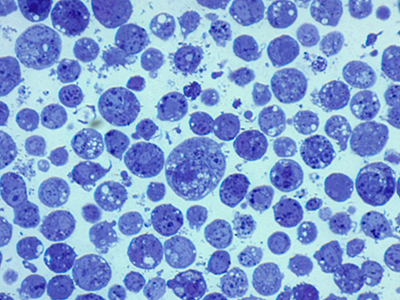
#> input picture data/mosquito_aedes.jpg, 400 x 300 px, found by its file name
$ jupyter execute work02_07_segmentacao_com_watershed.ipynb   (shell and % lines are left out)
#> lines starting #> are read from the running program, lines starting #| are printed output that depends on the picture; after the words box and inside, x2 and y2 are one past the last pixel; in counts of white or black regions, pixels touching at a corner belong together
# **Processamento de Imagens e Imagens**
Engenharia da Computação - 2021.01

**Wesley de Oliveira Mendes, 828.507**

## Tarefa 07 - Segmentação com Watershed
- Objetivo
    - Aplicar o algoritmo Watershed para segmentação de imagens.

### Download das imagens

### Imports

[cell 1]
import math
import cv2 as cv
import numpy as np
import matplotlib.pyplot as plt

### Code

#### Exercício 1

Faça uma pesquisa na internet de uma imagem de microscopia celular.

Você pode escolher a imagem da sua preferência.

Aplique o algoritmo de segmentação Watershed para realizar segmentação das células. Demonstre os resultados obtidos.

> Disponível em: <https://imagej.net/_images/8/83/NucleiDAPIconfocal.png>

[cell 2]
exe1_img1 = cv.imread('data/mosquito_aedes.jpg')
#> exe1_img1 is the input picture: shape (300, 400, 3); mean B, G, R 211.1, 159.7, 129.7
exe1_img1 = cv.cvtColor(exe1_img1, cv.COLOR_BGR2RGB)

[cell 3]
# transformar a imagem em preto/branco (binarizar)
exe1_img2 = cv.cvtColor(exe1_img1, cv.COLOR_RGB2GRAY)
th, exe1_img2 = cv.threshold(exe1_img2, 0, 255, cv.THRESH_BINARY_INV + cv.THRESH_OTSU)
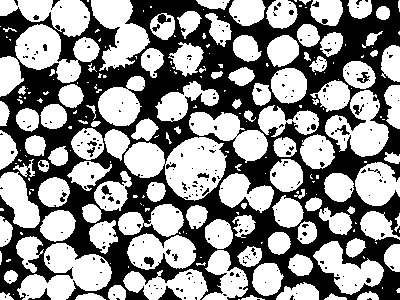
#> exe1_img2: shape (300, 400); 56% white; 277 black regions (251 under 20 px), largest, box (x1, y1, x2, y2) and area: (0, 0, 400, 300) 50690, (158, 286, 182, 300) 155, (28, 288, 51, 300) 83
#> th = 162

# Morfologia matemática
# Operacao de abertura
# Remove pequenos ruidos da imagem
kernel = np.ones((3, 3), np.uint8)  # Matriz 3x3 preenchida com o valor 1 (um)
exe1_img3 = cv.morphologyEx(exe1_img2, cv.MORPH_OPEN, kernel, iterations = 2)
#> exe1_img3: shape (300, 400); 50.6% white; 64 black regions (59 under 20 px), largest, box (x1, y1, x2, y2) and area: (0, 0, 400, 300) 58820, (356, 72, 370, 83) 111, (51, 0, 60, 10) 33, (23, 51, 38, 60) 31, (43, 44, 47, 51) 23

# Operacao de dilatacao
# Preencher pequenos espacos na imagem
exe1_img4 = cv.dilate(exe1_img3, kernel, iterations=1)
#> exe1_img4: shape (300, 400); 61.1% white; 28 black regions (19 under 20 px), largest, box (x1, y1, x2, y2) and area: (0, 0, 400, 300) 44045, (0, 225, 55, 300) 1748, (0, 198, 14, 224) 196

exe1_img5 = cv.distanceTransform(exe1_img4, cv.DIST_L2, 5)
th, exe1_img6 = cv.threshold(exe1_img5, 0.20 * exe1_img5.max(), 255, 0)
#> exe1_img6: shape (300, 400) float32; 30.6% white; 104 white regions (16 under 20 px), largest, box (x1, y1, x2, y2) and area: (168, 115, 265, 193) 2872, (23, 213, 108, 300) 2624, (94, 0, 145, 63) 1549
#> th = 4.2

# Procurar a regiao do watershed
exe1_img6 = np.uint8(exe1_img6)  # Converter a matriz de pixels de inteiros
exe1_img7 = cv.subtract(exe1_img4, exe1_img6)
#> exe1_img7: shape (300, 400); 30.5% white; 68 white regions, largest, box (x1, y1, x2, y2) and area: (104, 23, 344, 201) 5205, (0, 0, 100, 130) 2913, (0, 166, 112, 300) 2450

# Rotular os componentes conectados da imagem
ret, rotulos = cv.connectedComponents(exe1_img6)
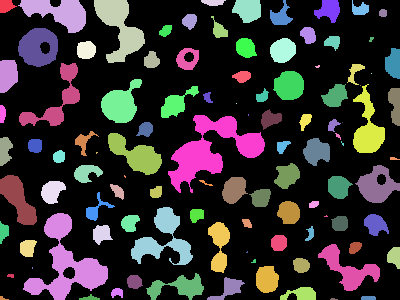
#> rotulos: shape (300, 400) int32; 105 distinct labels, from 0 to 104; one colour per label, 0 black
#> ret = 105
rotulos = rotulos + 1
#> rotulos: shape (300, 400) int32; 105 distinct labels, from 1 to 105

# Marcar a regiao do watershed como o valor zero
rotulos[exe1_img7 == 255] = 0    # Pixels = 255 sao alterados para zero
#> rotulos: shape (300, 400) int32; 106 distinct labels, from 0 to 105
exe1_img8 = cv.watershed(exe1_img1, rotulos)
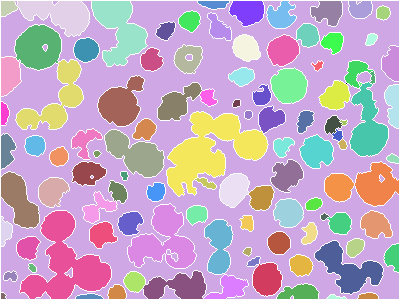
#> exe1_img8: shape (300, 400) int32; 107 distinct labels, from -1 to 105; one colour per label, 0 black, -1 white
exe1_img1[rotulos == -1] = [255, 0, 0]
#> exe1_img1: shape (300, 400, 3); mean R, G, B 140.4, 146.4, 193.8

[cell 4]
plt.figure(figsize=(15,10))
plt.subplot(241), plt.imshow(exe1_img1)
plt.subplot(242), plt.imshow(exe1_img2,cmap='binary'), plt.title('Binária')
plt.subplot(243), plt.imshow(exe1_img3,cmap='binary'), plt.title('Abertura')
plt.subplot(244), plt.imshow(exe1_img4,cmap='binary'), plt.title('Dilatação')
plt.subplot(245), plt.imshow(exe1_img5,cmap='gray'), plt.title('Dist. Transform')
plt.subplot(246), plt.imshow(exe1_img6,cmap='binary'), plt.title('Dist. Transform + Threshold')
plt.subplot(247), plt.imshow(exe1_img7,cmap='binary'), plt.title('Subtração')
plt.subplot(248), plt.imshow(exe1_img8,cmap='jet'), plt.title('Resultado')
plt.show()

#### Exercício 2

Escolha uma imagem da sua preferência e demonstre o resultado da segmentação por meio da técnica de watershed.

[cell 5]
exe2_img1 = cv.imread('data/piece_orange.jpg')
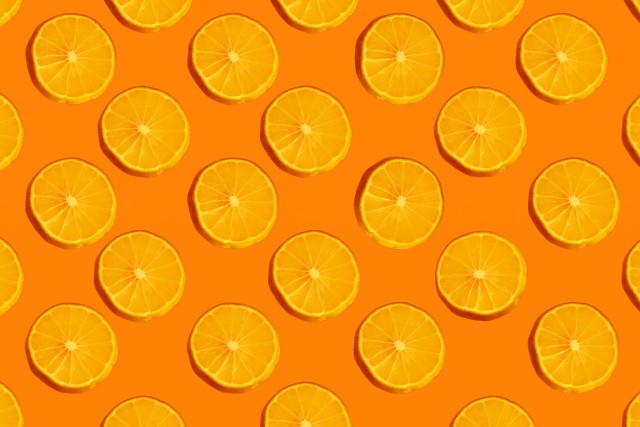
#> input picture data/piece_orange.jpg, 640 x 427 px, found by its file name
#> exe2_img1 is the input picture: shape (427, 640, 3); mean B, G, R 8, 146.3, 248.4
exe2_img1 = cv.cvtColor(exe2_img1, cv.COLOR_BGR2RGB)

[cell 6]
# transformar a imagem em preto/branco (binarizar)
exe2_img2 = cv.cvtColor(exe2_img1, cv.COLOR_RGB2GRAY)
th, exe2_img2 = cv.threshold(exe2_img2, 0, 255, cv.THRESH_BINARY_INV + cv.THRESH_OTSU)
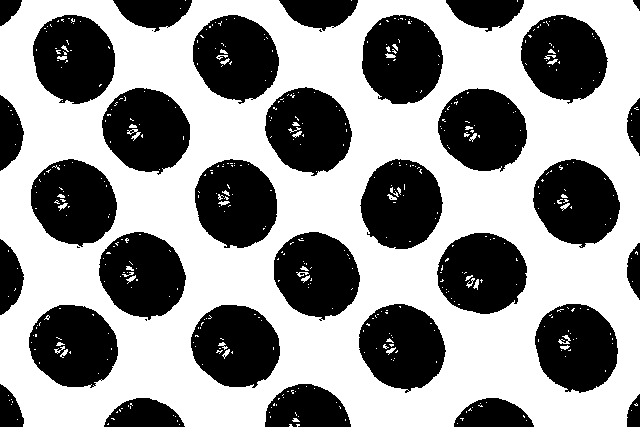
#> exe2_img2: shape (427, 640); 57.5% white; 37 black regions (5 under 20 px), largest, box (x1, y1, x2, y2) and area: (359, 304, 446, 393) 5574, (533, 159, 620, 248) 5569, (191, 305, 280, 388) 5567
#> th = 163

# Morfologia matemática
# Operacao de abertura
# Remove pequenos ruidos da imagem
kernel = np.ones((3, 3), np.uint8)  # Matriz 3x3 preenchida com o valor 1 (um)
exe2_img3 = cv.morphologyEx(exe2_img2, cv.MORPH_OPEN, kernel, iterations=2)
#> exe2_img3: shape (427, 640); 56.4% white; 32 black regions, largest, box (x1, y1, x2, y2) and area: (33, 15, 115, 104) 5716, (102, 88, 190, 175) 5708, (195, 159, 277, 248) 5708

# Operacao de dilatacao
# Preencher pequenos espacos na imagem
exe2_img4 = cv.dilate(exe2_img3, kernel, iterations=1)
#> exe2_img4: shape (427, 640); 59.2% white; 32 black regions, largest, box (x1, y1, x2, y2) and area: (34, 16, 114, 103) 5374, (438, 234, 526, 313) 5368, (363, 16, 442, 103) 5367

exe2_img5 = cv.distanceTransform(exe2_img4, cv.DIST_L2, 5)
th, exe2_img6 = cv.threshold(exe2_img5, 0.30 * exe2_img5.max(), 255, 0)
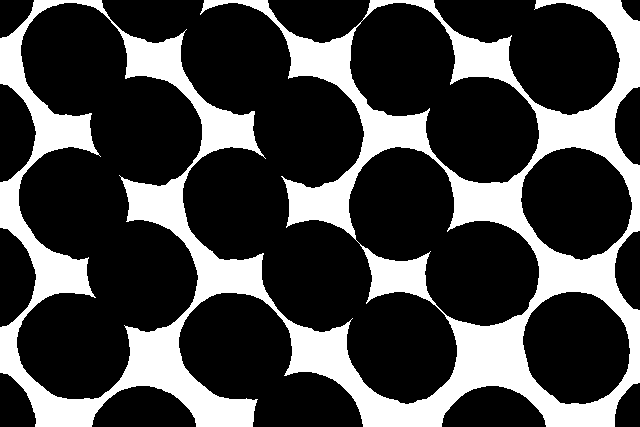
#> exe2_img6: shape (427, 640) float32; 27.1% white; 1 white region, box (x1, y1, x2, y2) and area: (0, 0, 640, 427) 74172
#> th = 13.2

# Procurar a regiao do watershed
exe2_img6 = np.uint8(exe2_img6)  # Converter a matriz de pixels de inteiros
exe2_img7 = cv.subtract(exe2_img4, exe2_img6)
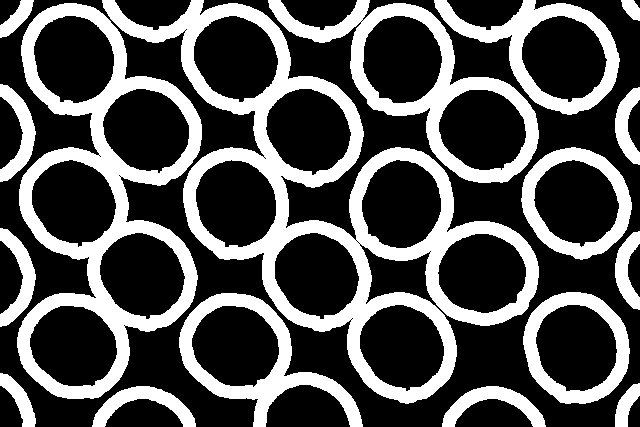
#> exe2_img7: shape (427, 640); 32.1% white; 17 white regions, largest, box (x1, y1, x2, y2) and area: (102, 0, 539, 404) 29188, (17, 3, 202, 399) 19095, (268, 0, 539, 183) 9552

# Rotular os componentes conectados da imagem
ret, rotulos = cv.connectedComponents(exe2_img6)
#> ret = 2
rotulos = rotulos + 1

# Marcar a regiao do watershed como o valor zero
rotulos[exe2_img7 == 255] = 0    # Pixels = 255 sao alterados para zero
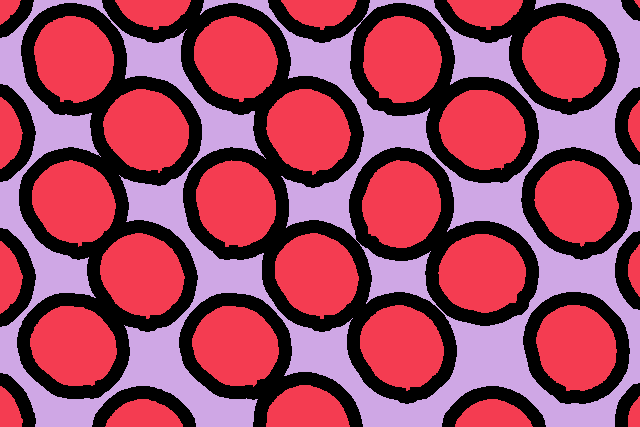
#> rotulos: shape (427, 640) int32; 3 distinct labels, from 0 to 2; one colour per label, 0 black
exe2_img8 = cv.watershed(exe2_img1, rotulos)
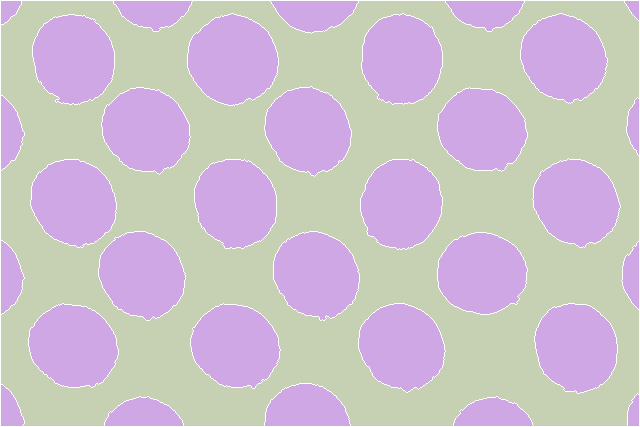
#> exe2_img8: shape (427, 640) int32; 3 distinct labels, from -1 to 2; one colour per label, 0 black, -1 white
exe2_img1[rotulos == -1] = [255, 0, 0]
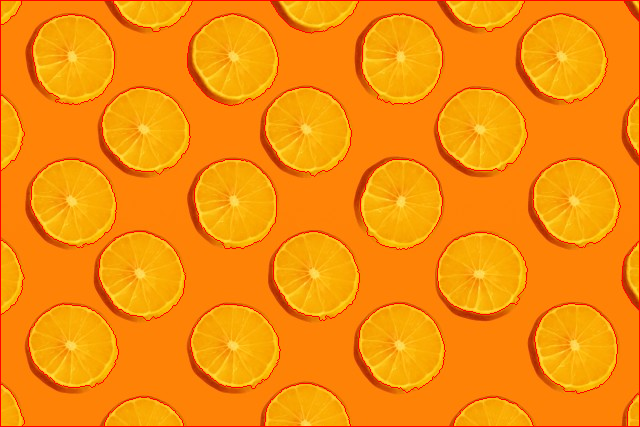
#> exe2_img1: shape (427, 640, 3); mean R, G, B 248.8, 142.3, 7.8

[cell 7]
plt.figure(figsize=(15,10))
plt.subplot(241), plt.imshow(exe2_img1)
plt.subplot(242), plt.imshow(exe2_img2,cmap='binary'), plt.title('Binária')
plt.subplot(243), plt.imshow(exe2_img3,cmap='binary'), plt.title('Abertura')
plt.subplot(244), plt.imshow(exe2_img4,cmap='binary'), plt.title('Dilatação')
plt.subplot(245), plt.imshow(exe2_img5,cmap='gray'), plt.title('Dist. Transform')
plt.subplot(246), plt.imshow(exe2_img6,cmap='binary'), plt.title('Dist. Transform + Threshold')
plt.subplot(247), plt.imshow(exe2_img7,cmap='binary'), plt.title('Subtração')
plt.subplot(248), plt.imshow(exe2_img8,cmap='jet'), plt.title('Resultado')
plt.show()
